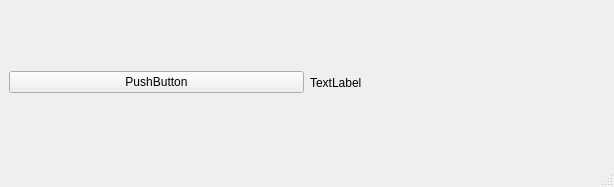
<?xml version="1.0" encoding="UTF-8"?>
<ui version="4.0">
 <class>MainWindow</class>
 <widget class="QMainWindow" name="MainWindow">
  <property name="geometry">
   <rect>
    <x>0</x>
    <y>0</y>
    <width>614</width>
    <height>187</height>
   </rect>
  </property>
  <property name="windowTitle">
   <string>MainWindow</string>
  </property>
  <widget class="QWidget" name="centralwidget">
   <layout class="QHBoxLayout" name="horizontalLayout">
    <item>
     <widget class="QPushButton" name="pushButton">
      <property name="text">
       <string>PushButton</string>
      </property>
     </widget>
    </item>
    <item>
     <widget class="QLabel" name="label">
      <property name="text">
       <string>TextLabel</string>
      </property>
     </widget>
    </item>
   </layout>
  </widget>
  <widget class="QMenuBar" name="menubar">
   <property name="geometry">
    <rect>
     <x>0</x>
     <y>0</y>
     <width>614</width>
     <height>22</height>
    </rect>
   </property>
  </widget>
  <widget class="QStatusBar" name="statusbar"/>
 </widget>
 <resources/>
 <connections/>
</ui>
